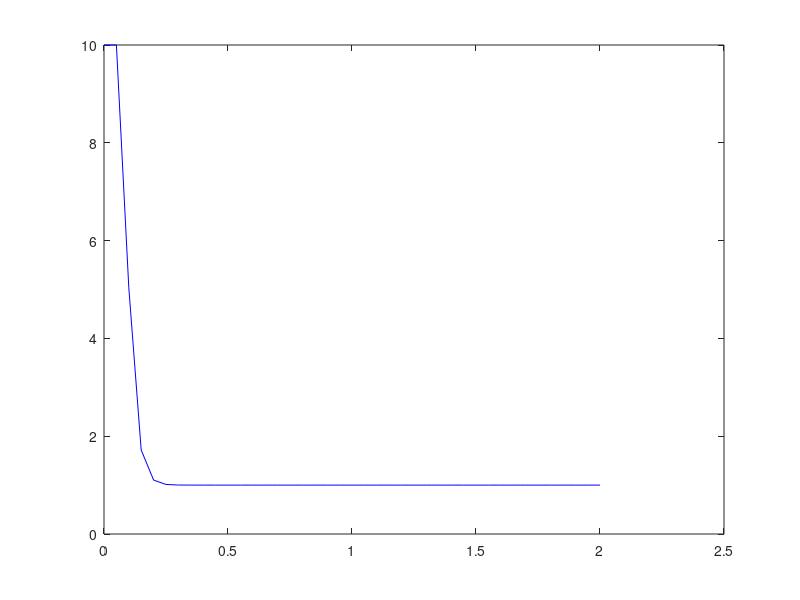

Source code (MATLAB):
%%vars
K = 0.01;
J = 0.01;
b = 0.1;
R = 1;
L = 0.5;



%% System you want to control
A=[-(b/J) K/J;
   -(K/L) R/L];
B=[0;1/L];
C=[1 0];

%% continuous-time state space
sys_cont = ss(A,B,C,0);

%% Sampling period
h = 0.05;

%% ZOH based discrete system
sys_disc= c2d(sys_cont, h);
phi = sys_disc.a
Gamma = sys_disc.b

%% controllability test
gamma = [Gamma phi*Gamma]
det(gamma)

%% Desired closed-loop poles
alpha = [0.1 0.1]

%% feedback gain
K = -acker(phi,Gamma,alpha)

%% feedforward gain
F = 1/(C*inv(eye(2)-phi-Gamma*K)*Gamma)

%% reference
r = 1;

%% initial conditions
x1(2) = 10.0; x1(1) = 10.0;x2(2) = 20.0; x2(1) = 20.0;
input(2) = 0; input(1) = 0;time(2) = h; time(1) = 0;
for i=2:2/h
u = K*[x1(i);x2(i)] + F*r;
xkp1 = phi*[x1(i);x2(i)]+ Gamma*u;
x1(i+1) = xkp1(1);
x2(i+1) = xkp1(2);
%-12 >= input >= 12??
u = min(max(u,-12),12);
input(i+1) = u;
time(i+1) = time(i) + h;
end
plot(time, x1, 'b');
max(input)